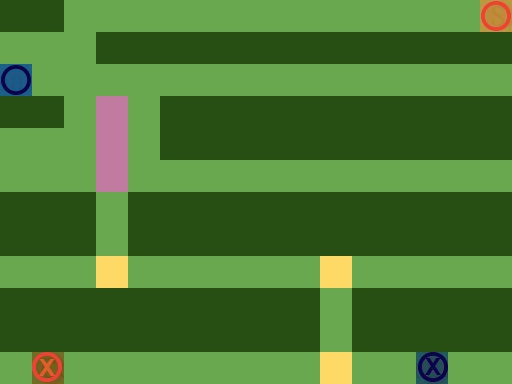

A level layout from a 2D game, rendered from its tile map. Below: a short description, then the map file with its tile-grid data intact:
An orthogonal 16x12 tile map with 32x32 px tiles, 3 tile layers (Ground, Obstacles, Objects), 1 hidden layer not drawn.

<map version="1.0" orientation="orthogonal" renderorder="right-down" width="16" height="12" tilewidth="32" tileheight="32" nextobjectid="1">
 <tileset firstgid="1" name="TilesetPlaceholder" tilewidth="32" tileheight="32" tilecount="240" columns="10">
  <image source="../Tileset.png" width="320" height="768" />
 </tileset>
 <layer name="Ground" width="16" height="12">
  <data encoding="csv">
1,1,1,1,1,1,1,1,1,1,1,1,1,1,1,1,
1,1,1,1,1,1,1,1,1,1,1,1,1,1,1,1,
1,1,1,1,1,1,1,1,1,1,1,1,1,1,1,1,
1,1,1,3,1,1,1,1,1,1,1,1,1,1,1,1,
1,1,1,3,1,1,1,1,1,1,1,1,1,1,1,1,
1,1,1,3,1,1,1,1,1,1,1,1,1,1,1,1,
1,1,1,1,1,1,1,1,1,1,1,1,1,1,1,1,
1,1,1,1,1,1,1,1,1,1,1,1,1,1,1,1,
1,1,1,2,1,1,1,1,1,1,2,1,1,1,1,1,
1,1,1,1,1,1,1,1,1,1,1,1,1,1,1,1,
1,1,1,1,1,1,1,1,1,1,1,1,1,1,1,1,
1,1,1,1,1,1,1,1,1,1,2,1,1,1,1,1
</data>
 </layer>
 <layer name="Obstacles" width="16" height="12">
  <data encoding="csv">
42,42,0,0,0,0,0,0,0,0,0,0,0,0,0,0,
0,0,0,42,42,42,42,42,42,42,42,42,42,42,42,42,
0,0,0,0,0,0,0,0,0,0,0,0,0,0,0,0,
42,42,0,0,0,42,42,42,42,42,42,42,42,42,42,42,
0,0,0,0,0,42,42,42,42,42,42,42,42,42,42,42,
0,0,0,0,0,0,0,0,0,0,0,0,0,0,0,0,
42,42,42,0,42,42,42,42,42,42,42,42,42,42,42,42,
42,42,42,0,42,42,42,42,42,42,42,42,42,42,42,42,
0,0,0,0,0,0,0,0,0,0,0,0,0,0,0,0,
42,42,42,42,42,42,42,42,42,42,0,42,42,42,42,42,
42,42,42,42,42,42,42,42,42,42,0,42,42,42,42,42,
0,0,0,0,0,0,0,0,0,0,0,0,0,0,0,0
</data>
 </layer>
 <layer name="Objects" width="16" height="12">
  <data encoding="csv">
0,0,0,0,0,0,0,0,0,0,0,0,0,0,0,81,
0,0,0,0,0,0,0,0,0,0,0,0,0,0,0,0,
82,0,0,0,0,0,0,0,0,0,0,0,0,0,0,0,
0,0,0,0,0,0,0,0,0,0,0,0,0,0,0,0,
0,0,0,0,0,0,0,0,0,0,0,0,0,0,0,0,
0,0,0,0,0,0,0,0,0,0,0,0,0,0,0,0,
0,0,0,0,0,0,0,0,0,0,0,0,0,0,0,0,
0,0,0,0,0,0,0,0,0,0,0,0,0,0,0,0,
0,0,0,0,0,0,0,0,0,0,0,0,0,0,0,0,
0,0,0,0,0,0,0,0,0,0,0,0,0,0,0,0,
0,0,0,0,0,0,0,0,0,0,0,0,0,0,0,0,
0,181,0,0,0,0,0,0,0,0,0,0,0,182,0,0
</data>
 </layer>
 <layer name="Solution" width="16" height="12" visible="0">
  <data encoding="csv">
0,0,222,222,222,222,222,222,222,222,222,222,222,222,222,0,
0,0,223,0,0,0,0,0,0,0,0,0,0,0,0,0,
0,232,223,232,233,233,233,232,233,233,233,233,233,233,0,0,
0,0,223,0,233,0,0,0,0,0,0,0,0,0,0,0,
0,0,223,224,233,0,0,0,0,0,0,0,0,0,0,0,
0,0,223,226,0,0,0,0,0,0,0,0,0,0,0,0,
0,0,0,226,0,0,0,0,0,0,0,0,0,0,0,0,
0,0,0,226,0,0,0,0,0,0,0,0,0,0,0,0,
233,233,233,233,233,233,233,233,233,233,233,0,0,0,0,0,
0,0,0,0,0,0,0,0,0,0,233,0,0,0,0,0,
0,0,0,0,0,0,0,0,0,0,233,0,0,0,0,0,
223,223,223,223,223,223,223,223,223,223,233,233,233,233,233,233
</data>
 </layer>
</map>
